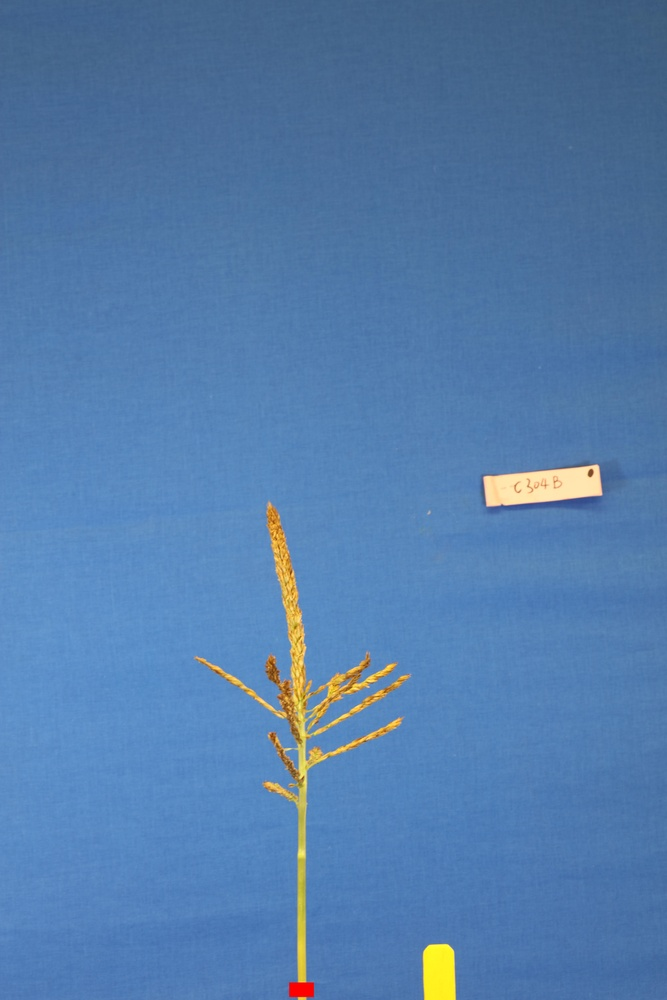
#> input picture python/k-Means/C304B-4-07252017-2K7A2259.JPG, 667 x 1000 px, shrunk from 5792 x 8688 before the run
$ python testCV.py
#> lines starting #> are read from the running program, lines starting #| are printed output that depends on the picture; after the words box and inside, x2 and y2 are one past the last pixel; in counts of white or black regions, pixels touching at a corner belong together; long printed decimals are rounded
import numpy as np
import cv2
import matplotlib.pyplot as plt
import numpy.matlib

#lab_image = cv2.cvtColor(image, cv2.COLOR_BGR2LAB)
image = cv2.imread('C304B-4-07252017-2K7A2259.JPG',cv2.IMREAD_COLOR)
#> image is the input picture: shape (1000, 667, 3); mean B, G, R 171.5, 124.5, 83.7
nrows, ncols, channels = image.shape
#> nrows = 1000; ncols = 667; channels = 3
print ('nrows')
print (nrows)
#| 1000
print ('ncols')
print (ncols)
#| 667
#print (image)
print ("****************************************************")
lab_he = cv2.cvtColor(image, cv2.COLOR_BGR2LAB)
#> lab_he: shape (1000, 667, 3); mean of channels 0, 1, 2 130.7, 128.2, 98.7
#RGB=cv2.cvtColor(image,cv2.COLOR_BGR2GRAY)
gray1=cv2.cvtColor(image,cv2.COLOR_BGR2GRAY)
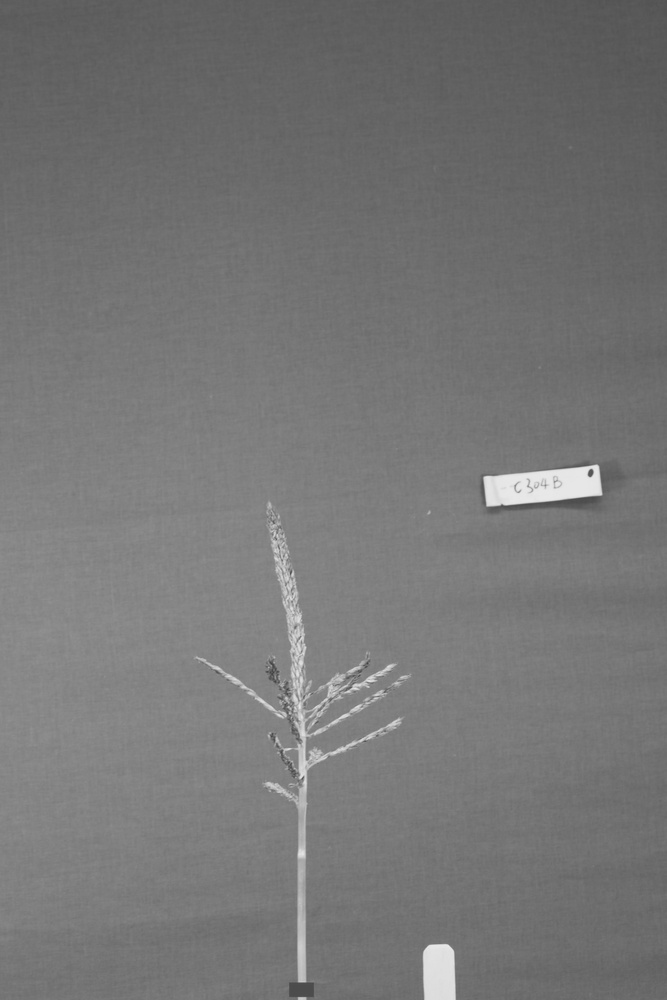
#> gray1: shape (1000, 667); min 62, max 237, mean 117.7
RGB=image
'''
plt.imshow(RGB)
plt.show()
plt.imshow(gray1)
plt.show()
'''
plt.imshow(lab_he)
plt.show()

print (lab_he)
#> (printed output is left out)
print (lab_he.shape)
#| (1000, 667, 3)
ab=lab_he[:,:,1:3]
print (ab.shape)
#| (1000, 667, 2)
#print (type(ab))
ab = ab.reshape((nrows*ncols, 2))
#> ab = 667000 pairs, first value 107 to 208, second value 88 to 219
#print (ab.shape)
#print (ab)
nColors=2
print ('*****')
criteria = (cv2.TERM_CRITERIA_EPS + cv2.TERM_CRITERIA_MAX_ITER,2, 20)

# Set flags (Just to avoid line break in the code)
flags = (cv2.KMEANS_RANDOM_CENTERS)
ab=np.float32(ab)
# Apply KMeans
_,cluster_idx,cluster_center = cv2.kmeans(ab,nColors,None,criteria,10,flags)
#> cluster_center = [[128, 96.95], [130.8, 174.6]]

mean_cluster_value = np.average(cluster_center, axis=1)
#> mean_cluster_value = [112.5, 152.7]
print ('mean_cluster_value')
print (mean_cluster_value)
#| [112.4529  152.696]

tmp = np.sort(mean_cluster_value)
#> tmp = [112.5, 152.7]
idx = np.argsort(mean_cluster_value)
#> idx = [0, 1]
print ('tmp')
print (tmp)
#| [112.4529  152.696]
print ('idx')
print (idx)
#| [0 1]
print('cluster_idx')
print(cluster_idx)
#> (printed output is left out)
pixel_labels = cluster_idx.reshape(nrows,ncols)
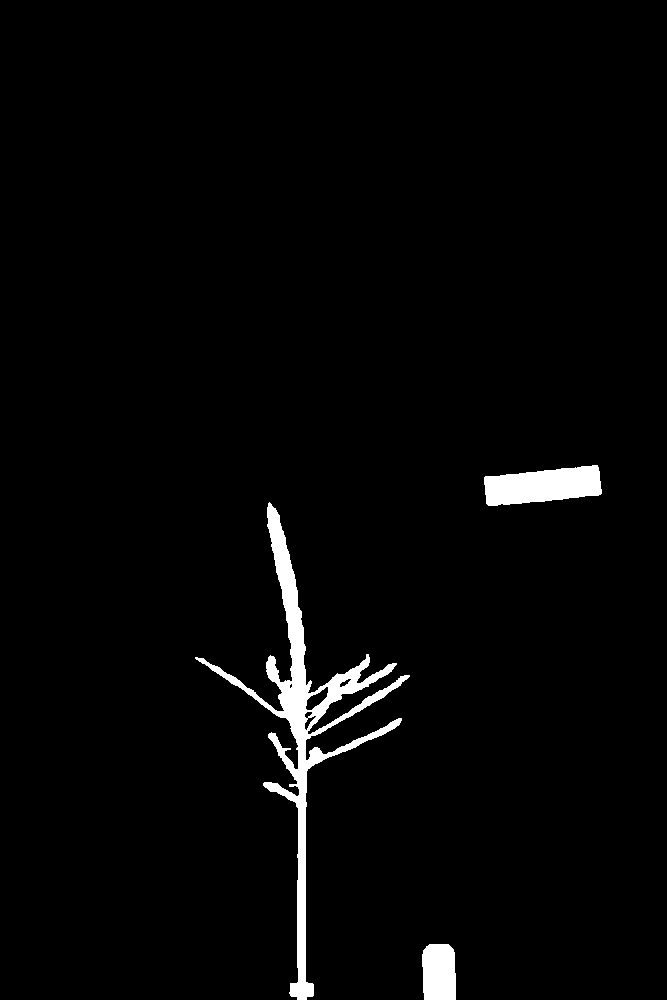
#> pixel_labels: shape (1000, 667) int32; values 0 (black) and 1 (white), 2.4% white; 3 white regions, box (x1, y1, x2, y2) and area: (195, 502, 410, 1000) 10849, (484, 465, 602, 506) 3507, (422, 944, 456, 1000) 1782
print(pixel_labels.shape)
#| (1000, 667)
segmentedImages = np.zeros([nrows,ncols,3,nColors])
color = np.zeros([nrows,ncols,3,nColors])

rgb_label = np.repeat(pixel_labels[:, :, np.newaxis], 3, axis=2)
print (rgb_label.shape)
#| (1000, 667, 3)

print('start')
for i in range(0,1):
    print (i)
    color = image
    plt.imshow(image)
    plt.show()
    print('ok')
    plt.imshow(color)
    plt.show()
    color[rgb_label !=i] = 0
    segmentedImages[:,:,:,i] = color
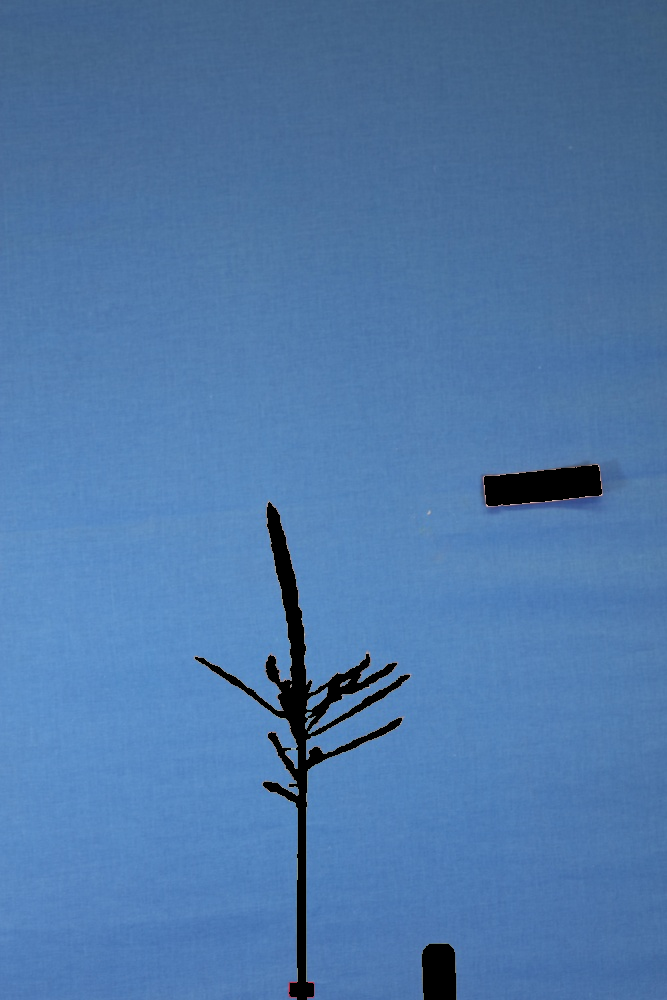
#> color: shape (1000, 667, 3); mean B, G, R 169.2, 120.2, 78.5
print('end')
newImage = segmentedImages[:,:,:,idx[1]]
#> newImage: shape (1000, 667, 3) float64; every value is 0
print(newImage.shape)
#| (1000, 667, 3)

#gray=cv2.cvtColor(segmentedImages[:,:,:,idx[1]],cv2.COLOR_BGR2GRAY)
plt.imshow(newImage)
print
plt.show()
'''
print ("ret")

#print(ret.shape)
#print (ret)
print ("label")
print(cluster_idx.shape)
print (cluster_idx)
print ("cluster_center")
print (cluster_center.shape)
print (cluster_center)

cv2.imshow('image',lab_image)
cv2.waitKey(0)
cv2.destroyAllWindows()
'''
